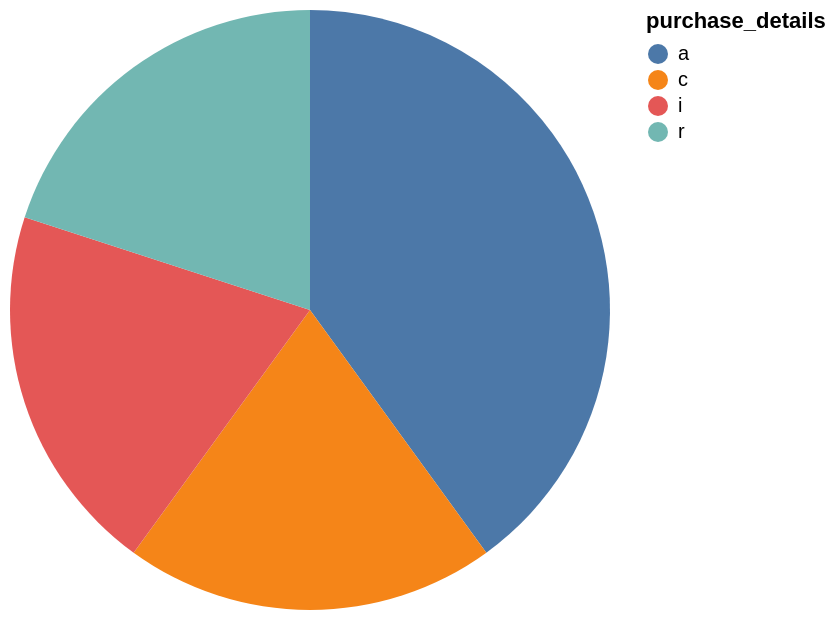

Vega-Lite specification stored for this chart:
### Vega-Lite specification from a JSON file in a GitHub repository (floating-point values rounded to 4 significant figures)
{"data": {"values": [{"x_data": "a", "y_data": 2}, {"x_data": "c", "y_data": 1}, {"x_data": "i", "y_data": 1}, {"x_data": "r", "y_data": 1}]}, "mark": "arc", "encoding": {"theta": {"field": "y_data", "type": "quantitative", "title": "COUNT(purchase_details)"}, "color": {"field": "x_data", "type": "nominal", "title": "purchase_details"}}}
